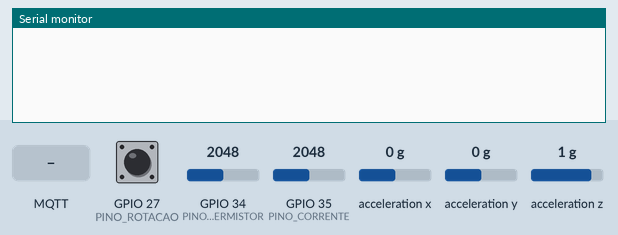
This program was run on a simulated ESP32. Shown: the last lines printed to the serial monitor. Wiring (inferred from the names in the program): MPU-6050 motion sensor at I2C address 0x68. The test bench sets the inputs (shaded band); at power-on: GPIO 34 (PINO_TERMISTOR) = 2048, GPIO 35 (PINO_CORRENTE) = 2048, GPIO 27 (PINO_ROTACAO) HIGH, acceleration x 0 g, acceleration y 0 g, acceleration z 1 g (analog values on the 0–4095 scale). WiFi joins after 1.5 s; servers stay silent unless stated; no MQTT or app messages arrive unless stated.

Above: at 2.3 s.
2.4 s: MQTT message "1" arrives on the first subscribed topic
At 3.6 s:
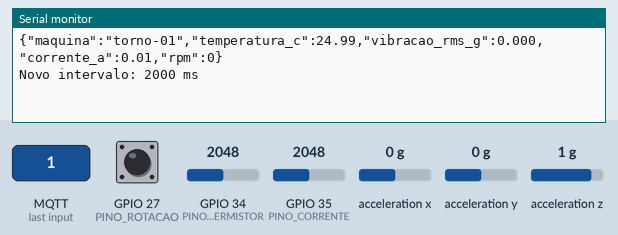
3.9 s: GPIO 34 (PINO_TERMISTOR) set to 2866
At 5.2 s:
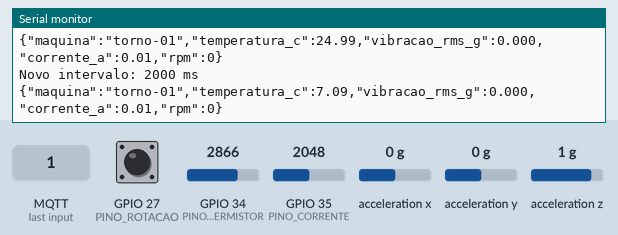
5.4 s: GPIO 35 (PINO_CORRENTE) set to 2866
At 6.8 s:
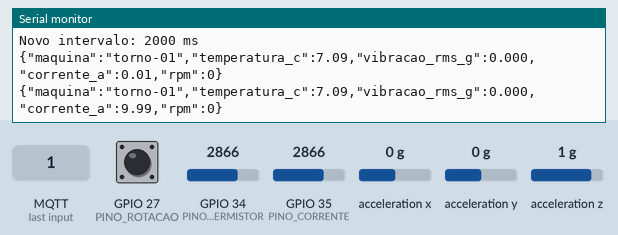
6.9 s: GPIO 27 (PINO_ROTACAO) pulled LOW for 0.15 s
8.5 s: GPIO 34 (PINO_TERMISTOR) set to 3972
At 8.5 s:
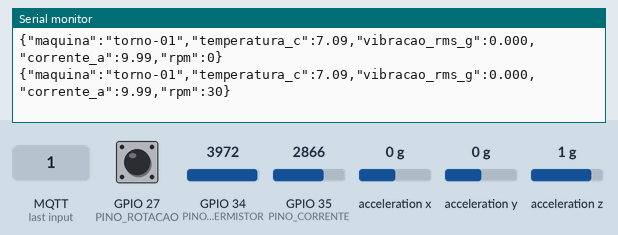
10.0 s: GPIO 27 (PINO_ROTACAO) pulled LOW for 1 s
At 11.2 s:
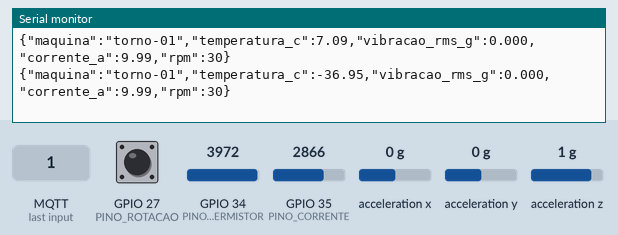
Timing chart, 0 to 13.0 s (numbered marks = the images above; inputs shaded):
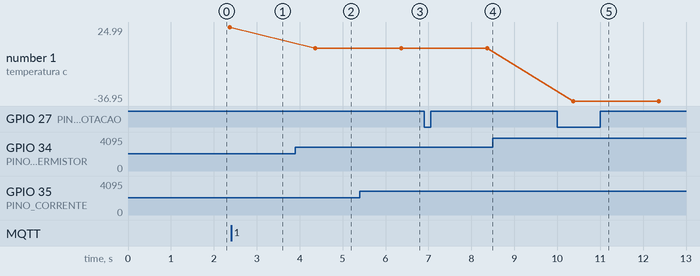

Measured:
- after the input at 2.4 s, the serial monitor: prints a new line at once (image 1)
- after the input at 3.9 s, the serial monitor: prints a new line after 0.47 s (image 2)
- after the input at 5.4 s, the serial monitor: prints a new line after 0.97 s (image 3)
- after the input at 10.0 s, the serial monitor: prints a new line after 0.37 s (image 5)
- plotted number 1: 24.99 → 7.09 after the input at 3.9 s

The program:

main.cpp
```cpp
// Nó de monitoramento de máquina (ESP32)
// Lê temperatura (NTC), vibração (MPU-6050) e corrente (ACS712) e publica via MQTT:
//   fabrica/<maquina>/telemetria  -> JSON com as leituras
//   fabrica/<maquina>/status      -> "online" / "offline" (last will, retido)
//   fabrica/<maquina>/comando     <- {"intervalo_ms": 2000}

#include <Arduino.h>
#include <ArduinoJson.h>
#include <PubSubClient.h>
#include <WiFi.h>
#include <Wire.h>

#include "Sensores.h"
#include "config.h"
#include "secrets.h"

WiFiClient rede;
PubSubClient mqtt(rede);

char topicoTelemetria[64], topicoStatus[64], topicoComando[64];
uint32_t intervaloMs = INTERVALO_PADRAO_MS;
uint32_t ultimaPublicacao = 0;
volatile uint32_t pulsos = 0;  // sensor indutivo de rotação

void IRAM_ATTR contarPulso() { pulsos++; }

// ---------------------------------------------------------------- MPU-6050 (I2C direto)

void iniciarMpu() {
    Wire.begin(PINO_SDA, PINO_SCL);
    Wire.beginTransmission(ENDERECO_MPU);
    Wire.write(0x6B);  // PWR_MGMT_1: tira do modo sleep
    Wire.write(0x00);
    Wire.endTransmission();
}

bool lerAceleracao(int16_t& ax, int16_t& ay, int16_t& az) {
    Wire.beginTransmission(ENDERECO_MPU);
    Wire.write(0x3B);  // ACCEL_XOUT_H
    if (Wire.endTransmission(false) != 0) return false;
    if (Wire.requestFrom((uint8_t)ENDERECO_MPU, (uint8_t)6) != 6) return false;
    ax = (Wire.read() << 8) | Wire.read();
    ay = (Wire.read() << 8) | Wire.read();
    az = (Wire.read() << 8) | Wire.read();
    return true;
}

float medirVibracao() {
    static float amostras[AMOSTRAS_VIBRACAO];
    uint16_t n = 0;
    for (uint16_t i = 0; i < AMOSTRAS_VIBRACAO; i++) {
        int16_t ax, ay, az;
        if (lerAceleracao(ax, ay, az)) amostras[n++] = sensores::moduloAceleracaoG(ax, ay, az);
        delayMicroseconds(1000);  // ~1 kHz de amostragem
    }
    return sensores::vibracaoRms(amostras, n);
}

// ---------------------------------------------------------------- MQTT

void aoReceberComando(char* topico, uint8_t* dados, unsigned int tamanho) {
    JsonDocument doc;
    if (deserializeJson(doc, dados, tamanho)) return;
    const uint32_t novo = doc["intervalo_ms"] | intervaloMs;
    intervaloMs = constrain(novo, 500u, 60000u);
    Serial.printf("Novo intervalo: %u ms\n", intervaloMs);
}

void garantirConexoes() {
    if (WiFi.status() != WL_CONNECTED) {
        WiFi.begin(WIFI_SSID, WIFI_SENHA);
        for (int i = 0; i < 40 && WiFi.status() != WL_CONNECTED; i++) delay(250);
    }
    if (WiFi.status() == WL_CONNECTED && !mqtt.connected()) {
        // Last will: se o ESP32 cair, o broker publica "offline" por ele
        if (mqtt.connect(ID_MAQUINA, MQTT_USUARIO, MQTT_SENHA, topicoStatus, 1, true, "offline")) {
            mqtt.publish(topicoStatus, "online", true);
            mqtt.subscribe(topicoComando);
        }
    }
}

// ---------------------------------------------------------------- setup / loop

void setup() {
    Serial.begin(115200);
    analogReadResolution(12);
    snprintf(topicoTelemetria, sizeof topicoTelemetria, "fabrica/%s/telemetria", ID_MAQUINA);
    snprintf(topicoStatus, sizeof topicoStatus, "fabrica/%s/status", ID_MAQUINA);
    snprintf(topicoComando, sizeof topicoComando, "fabrica/%s/comando", ID_MAQUINA);

    iniciarMpu();
    pinMode(PINO_ROTACAO, INPUT_PULLUP);
    attachInterrupt(digitalPinToInterrupt(PINO_ROTACAO), contarPulso, FALLING);

    WiFi.mode(WIFI_STA);
    mqtt.setServer(MQTT_HOST, MQTT_PORTA);
    mqtt.setCallback(aoReceberComando);
}

void loop() {
    garantirConexoes();
    mqtt.loop();

    const uint32_t agora = millis();
    if (agora - ultimaPublicacao < intervaloMs) return;
    const float segundos = (agora - ultimaPublicacao) / 1000.0f;
    ultimaPublicacao = agora;

    noInterrupts();
    const uint32_t voltas = pulsos;
    pulsos = 0;
    interrupts();

    sensores::Leitura leitura;
    leitura.temperaturaC = sensores::temperaturaC(analogRead(PINO_TERMISTOR));
    leitura.correnteA = sensores::correnteA(analogRead(PINO_CORRENTE));
    leitura.vibracaoRmsG = medirVibracao();
    leitura.rpm = voltas * 60.0f / segundos / PULSOS_POR_VOLTA;

    char json[200];
    if (sensores::montarJson(json, sizeof json, ID_MAQUINA, leitura) > 0 && mqtt.connected()) {
        mqtt.publish(topicoTelemetria, json);
    }
    Serial.println(json);
}
```

secrets.example.h
```cpp
#pragma once
// Copie este arquivo para secrets.h (que não vai para o Git) e preencha.

#define WIFI_SSID "minha-rede"
#define WIFI_SENHA "minha-senha"

#define MQTT_HOST "192.168.0.10"
#define MQTT_PORTA 1883
#define MQTT_USUARIO nullptr
#define MQTT_SENHA nullptr
```

config.h
```cpp
#pragma once

// Identificação da máquina (vira parte dos tópicos MQTT)
#define ID_MAQUINA "torno-01"

// Pinos (ESP32 DevKit)
#define PINO_TERMISTOR 34   // ADC1
#define PINO_CORRENTE 35    // ADC1
#define PINO_ROTACAO 27     // sensor indutivo, 1 pulso por volta
#define PINO_SDA 21
#define PINO_SCL 22
#define ENDERECO_MPU 0x68

#define PULSOS_POR_VOLTA 1
#define AMOSTRAS_VIBRACAO 200
#define INTERVALO_PADRAO_MS 2000
```
